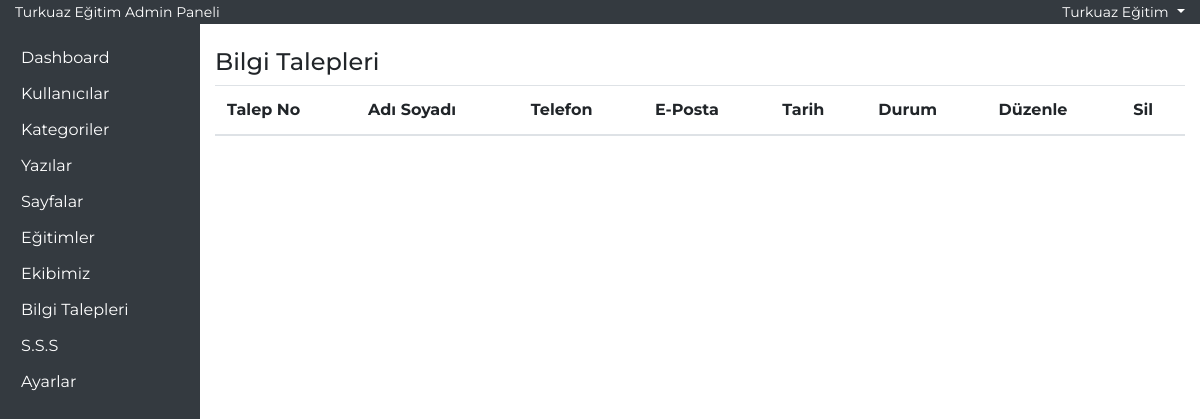
/admin-yntm/bilgi-talepleri.php (signed in), run on an earlier commit of the app's database.
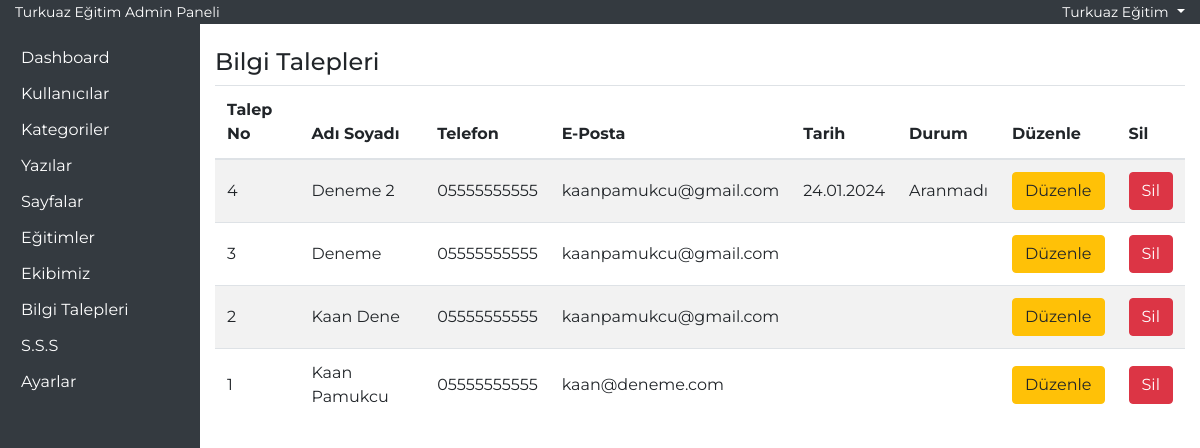
And on a later commit of the database.
### tables this page shows
CREATE TABLE IF NOT EXISTS `detayli_bilgi` (
  `id` int NOT NULL AUTO_INCREMENT,
  `adi` varchar(50) NOT NULL,
  `tel` varchar(20) NOT NULL,
  `email` varchar(150) NOT NULL,
  `tarih` varchar(20) NOT NULL,
  `durum` varchar(30) NOT NULL,
  `aciklama` text NOT NULL,
  PRIMARY KEY (`id`)
);

### admin-yntm/bilgi-talepleri.php (the view)
<?php require_once('header.php'); ?>
<div class="row">
    <div class="col-12">
        <h4>Bilgi Talepleri</h4>
    </div>
    <div class="col-12">
        <table class="table table-striped">
            <thead>
                <tr>
                    <th>Talep No</th>
                    <th>Adı Soyadı</th>
                    <th>Telefon</th>
                    <th>E-Posta</th>
                    <th>Tarih</th>
                    <th>Durum</th>
                    <th>Düzenle</th>
                    <th>Sil</th>
                </tr>
            </thead>
            <tbody>
                <?php
                $talepList = $db->prepare('select * from detayli_bilgi order by id desc');
                $talepList->execute();
                if ($talepList->rowCount()) {
                    foreach ($talepList as $talepListSatir) {
                ?>
                        <tr>
                            <td><?php echo $talepListSatir['id']; ?></td>
                            <td><?php echo $talepListSatir['adi']; ?></td>
                            <td><?php echo $talepListSatir['tel']; ?></td>
                            <td><?php echo $talepListSatir['email']; ?></td>
                            <td><?php echo $talepListSatir['tarih']; ?></td>
                            <td><?php echo $talepListSatir['durum']; ?></td>
                            <td><a href="bilgi-talepleri.php?updateID=<?php echo $talepListSatir['id']; ?>" class="btn btn-warning">Düzenle</a></td>
                            <td><a href="bilgi-talepleri.php?deleteID=<?php echo $talepListSatir['id']; ?>" class="btn btn-danger">Sil</a></td>
                        </tr>
                <?php
                    }
                }
                ?>
            </tbody>
        </table>
    </div>
</div>
<?php require_once('footer.php'); ?>

### admin-yntm/header.php (shortened to what this page needs)
<!DOCTYPE html>
<html lang="tr">
<head>
    <link rel="stylesheet" href="../css/bootstrap.min.css">
    <link rel="stylesheet" href="../css/style.css">
</head>
<body>
    <section id="topBar" class="bg-dark text-white">
        <div class="container-fluid">
            <div class="row">
                <div class="col-md-6">
                    <small>Turkuaz Eğitim Admin Paneli</small>
                </div>
                <div class="col-md-6 text-right">
                    <div class="dropdown">
                        <a class="dropdown-toggle text-white" href="logout.php" role="button" data-toggle="dropdown" aria-expanded="false">
                            <small><?php echo $_SESSION['user']['adi']; ?></small>
                        </a>
                    </div>
                </div>
            </div>
        </div>
    </section>
    <section id="panel">
        <div class="container-fluid">
            <div class="row">
                <div class="col-md-2 bg-dark" style="min-height: 96.7vh;">
                    <ul class="list-group mt-3">
                        <li class="list-group-item"><a href="dashboard.php">Dashboard</a></li>
                        <li class="list-group-item"><a href="user.php">Kullanıcılar</a></li>
                        <li class="list-group-item"><a href="kategori.php">Kategoriler</a></li>
                        <li class="list-group-item"><a href="yazilar.php">Yazılar</a></li>
                        <li class="list-group-item"><a href="sayfalar.php">Sayfalar</a></li>
                        <li class="list-group-item"><a href="egitimler.php">Eğitimler</a></li>
                        <li class="list-group-item"><a href="ekip.php">Ekibimiz</a></li>
                        <li class="list-group-item"><a href="bilgi-talepleri.php">Bilgi Talepleri</a></li>
                        <li class="list-group-item"><a href="sss.php">S.S.S</a></li>
                        <li class="list-group-item"><a href="ayarlar.php">Ayarlar</a></li>
                    </ul>
                </div>
                <div class="col-md-10 py-4">

### admin-yntm/footer.php (shortened to what this page needs)
</div>
            </div>
        </div>
    </section>
</body>
</html>

### css/style.css (style rules this page uses)
* { font-family: 'Montserrat', sans-serif; text-decoration: none !important; }
td { vertical-align: middle !important; }
#panel li { background-color: transparent !important; border:0px; padding:6px; }
#panel li a { color: #fff; }

What changed in the data, as far as the page shows it:
added detayli_bilgi: id "4", adi "Deneme 2", tel "05555555555", email "kaanpamukcu@gmail.com", tarih "24.01.2024", durum "Aranmadı"
added detayli_bilgi: id "3", adi "Deneme", tel "05555555555", email "kaanpamukcu@gmail.com"
added detayli_bilgi: id "2", adi "Kaan Dene", tel "05555555555", email "kaanpamukcu@gmail.com"
added detayli_bilgi: id "1", adi "Kaan Pamukcu", tel "05555555555", email "kaan@deneme.com"
